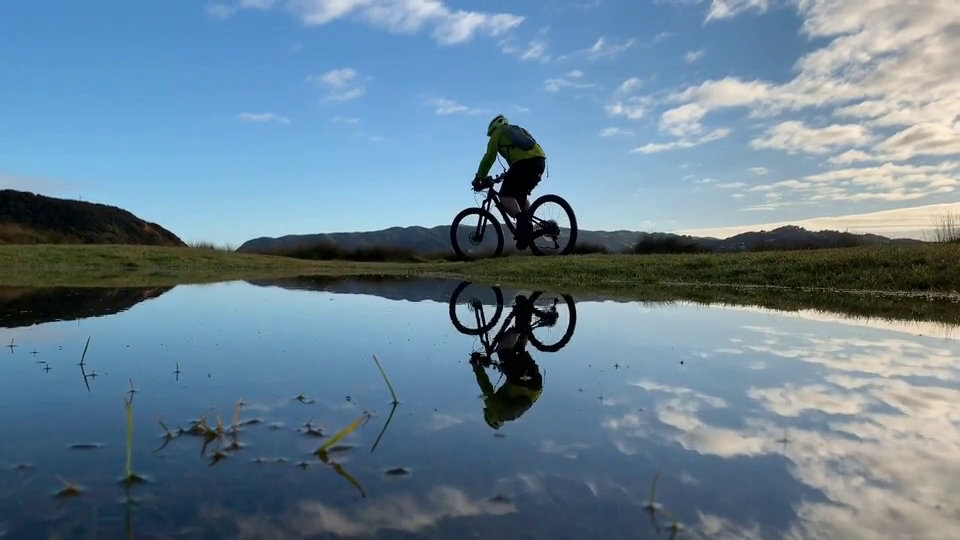
#> input picture frame 29 of Year3/Computer_Vision- Lab/Week6/cycling.mp4, 960 x 540 px
$ python L8Q3.py
#> lines starting #> are read from the running program, lines starting #| are printed output that depends on the picture
import cv2
import numpy as np

def klt_tracking(video_path):
    # Initialize video capture
#> called with video_path = 'cycling.mp4'
    cap = cv2.VideoCapture(video_path)

    # Read the first frame
    ret, first_frame = cap.read()
#> first_frame is the input picture: shape (540, 960, 3); mean B, G, R 148.7, 130.6, 105.2
    if not ret:
        print("Failed to read video.")
        return

    # Convert to grayscale
    old_gray = cv2.cvtColor(first_frame, cv2.COLOR_BGR2GRAY)
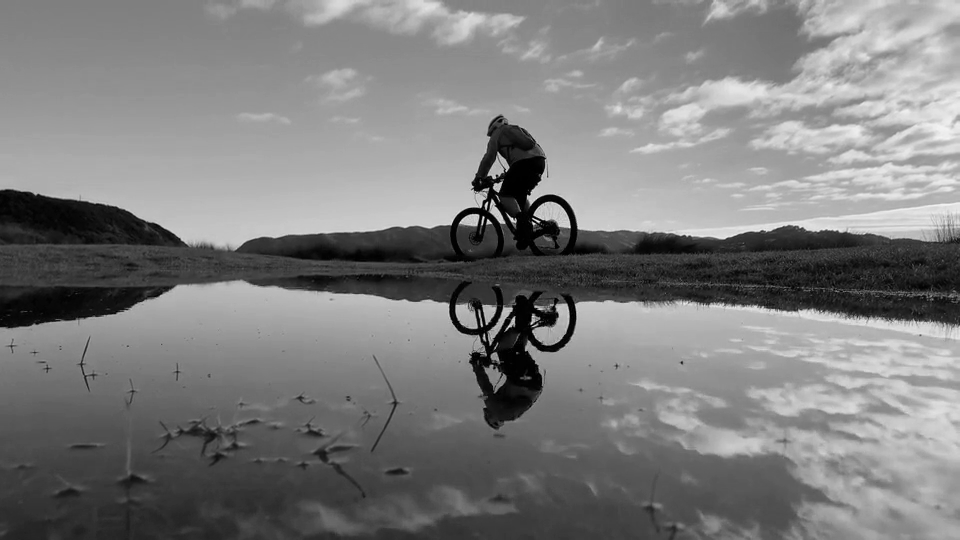
#> old_gray: shape (540, 960); min 0, max 244, mean 125

    # Detect good features to track
    feature_params = dict(maxCorners=100, qualityLevel=0.3, minDistance=7, blockSize=7)
    p0 = cv2.goodFeaturesToTrack(old_gray, mask=None, **feature_params)
#> p0 = 47 rows, first 8: [487, 221], [477, 216], [535, 214], [497, 191], [479, 205], [493, 177], [514, 220], [475, 326]

    # Create a mask for drawing
    mask = np.zeros_like(first_frame)

    while True:
        ret, frame = cap.read()
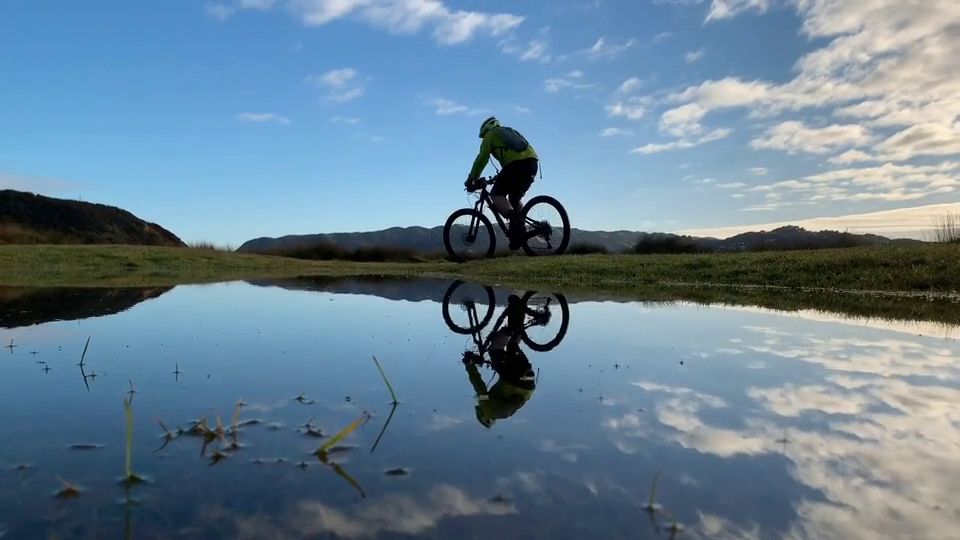
#> input picture frame 30 of Year3/Computer_Vision- Lab/Week6/cycling.mp4, 960 x 540 px
#> frame is the input picture: shape (540, 960, 3); mean B, G, R 148.9, 130.7, 105.4
        if not ret:
            break

        # Convert to grayscale
        new_gray = cv2.cvtColor(frame, cv2.COLOR_BGR2GRAY)
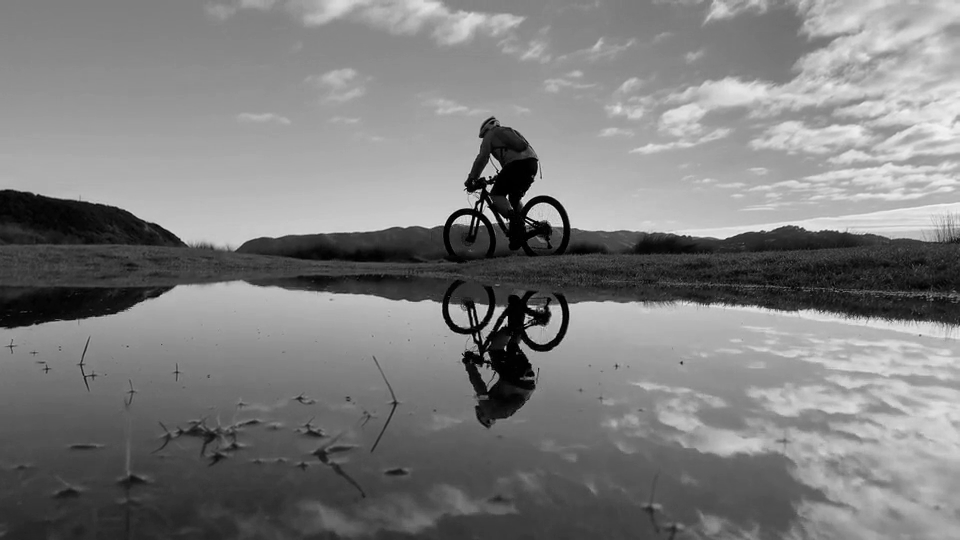
#> new_gray: shape (540, 960); min 0, max 244, mean 125.1

        # Calculate optical flow using Lucas-Kanade method
        p1, st, err = cv2.calcOpticalFlowPyrLK(old_gray, new_gray, p0, None)
#> p1 = 47 rows, first 8: [479.6, 222.1], [469.7, 216.7], [528, 214.8], [489.5, 192], [471.8, 205.9], [485.6, 178.5], [506.5, 220.4], [467.6, 325.2]; st = 47 values from 1 to 1; err = 47 values, max 18.16 at index 14, min 4.96 at index 42, mean 9.94

        # Select good points
        if p1 is not None and st is not None:
            good_new = p1[st.flatten() == 1]
#> good_new has the same summary as p1
            good_old = p0[st.flatten() == 1]
#> good_old has the same summary as p0

            # Draw the tracks
            for i, (new, old) in enumerate(zip(good_new, good_old)):
                a, b = new.ravel().astype(int)
                c, d = old.ravel().astype(int)
                mask = cv2.line(mask, (a, b), (c, d), (0, 255, 0), 2)
                frame = cv2.circle(frame, (a, b), 5, (0, 0, 255), -1)
#> this loop made 47 passes
#> (new, a, b, c, d) on passes 1 to 12: ([[479.6, 222.1]], 479, 222, 487, 221), ([[469.7, 216.7]], 469, 216, 477, 216), ([[528, 214.8]], 528, 214, 535, 214), ([[489.5, 192]], 489, 191, 497, 191), ([[471.8, 205.9]], 471, 205, 479, 205), ([[485.6, 178.5]], 485, 178, 493, 177), ([[506.5, 220.4]], 506, 220, 514, 220), ([[467.6, 325.2]], 467, 325, 475, 326), ([[478.8, 192.1]], 478, 192, 486, 191), ([[527, 329.2]], 527, 329, 534, 330), ([[521.4, 198.2]], 521, 198, 528, 197), ([[559.7, 227.5]], 559, 227, 567, 228)
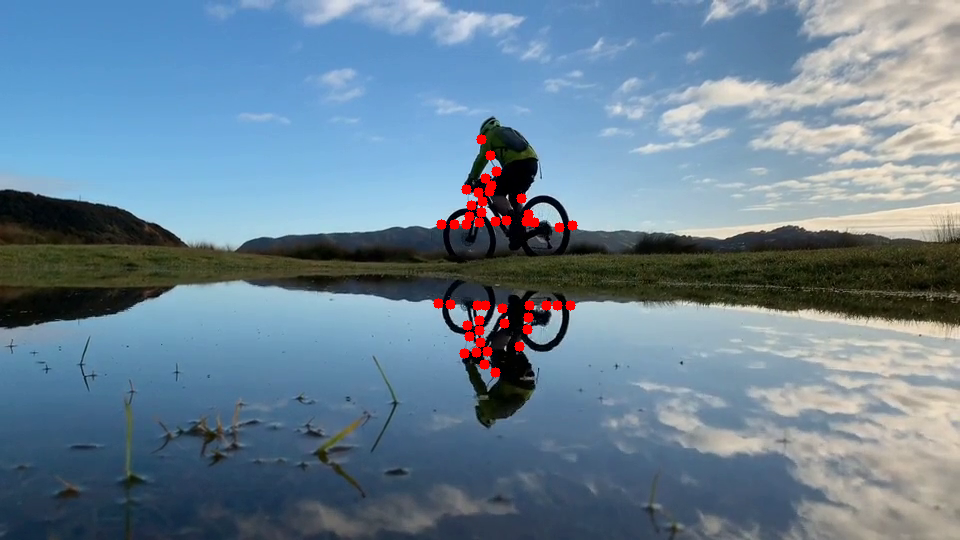
#> frame: shape (540, 960, 3); mean B, G, R 148.1, 129.9, 106.6
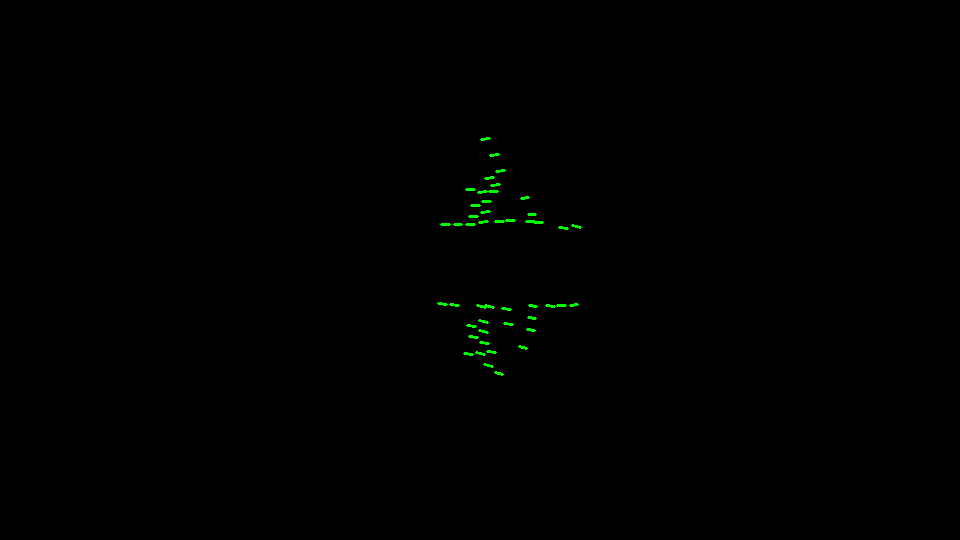
#> mask: shape (540, 960, 3); mean of channels 0, 1, 2 0, 0.6, 0; drawn as B, G, R

            img = cv2.add(frame, mask)
        else:
            img = frame  # Just show the current frame if no points found

        # Display the result
        cv2.imshow('KLT Feature Tracking', img)

        # Break the loop if 'q' is pressed
        if cv2.waitKey(30) & 0xFF == ord('q'):
#> (key q is pressed here)
            break

        # Update previous frame and points
        old_gray = new_gray.copy()
        p0 = good_new.reshape(-1, 1, 2) if good_new.size > 0 else p0

    cap.release()
    cv2.destroyAllWindows()

# Replace 'path_to_video.mp4' with your video file path
klt_tracking('cycling.mp4')

$ run again, starting later in the video
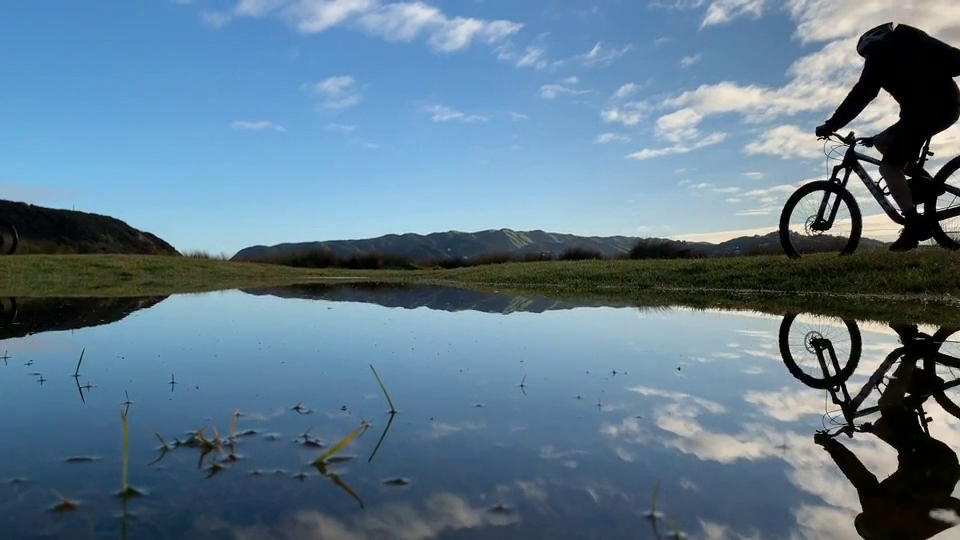
#> input picture frame 132 of Year3/Computer_Vision- Lab/Week6/cycling.mp4, 960 x 540 px
#> in klt_tracking, first_frame is the input picture: shape (540, 960, 3); mean B, G, R 142.4, 122.9, 96.1
#> p0 = 100 rows, first 8: [882, 189], [833, 194], [926, 414], [921, 211], [840, 180], [882, 89], [876, 183], [938, 209]
#> in klt_tracking, `new_gray = cv2.cvtColor(frame, cv2.COLOR_BGR2GRAY)`:
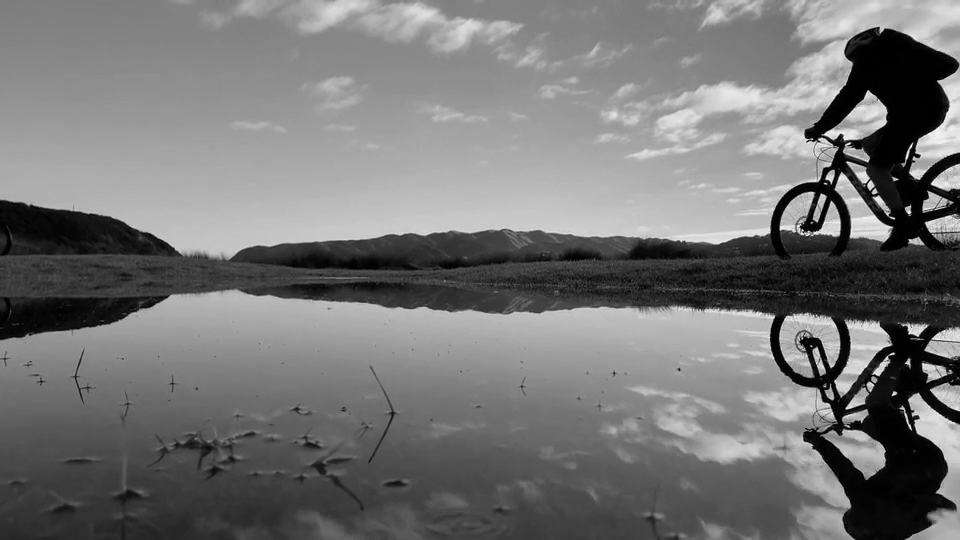
#> new_gray: shape (540, 960); min 0, max 255, mean 117.2
#> p1 = 100 rows, first 8: [870.2, 190.4], [822.6, 195.5], [913.2, 412], [908.9, 212.3], [829.4, 181.6], [868.4, 92.1], [864.1, 184.5], [924.6, 210.1]; st = 100 values from 1 to 1; err = 100 values, max 32.43 at index 72, min 3.21 at index 32, mean 13.25
#> good_new has the same summary as p1
#> good_old has the same summary as p0
#> the loop in klt_tracking, `for i, (new, old) in enumerate(zip(good_new, good_old)):` made 100 passes
#> (new, a, b, c, d) on passes 1 to 8: ([[870.2, 190.4]], 870, 190, 882, 189), ([[822.6, 195.5]], 822, 195, 833, 194), ([[913.2, 412]], 913, 412, 926, 414), ([[908.9, 212.3]], 908, 212, 921, 211), ([[829.4, 181.6]], 829, 181, 840, 180), ([[868.4, 92.1]], 868, 92, 882, 89), ([[864.1, 184.5]], 864, 184, 876, 183), ([[924.6, 210.1]], 924, 210, 938, 209)
#> after the loop in klt_tracking, `for i, (new, old) in enumerate(zip(good_new, good_old)):`:
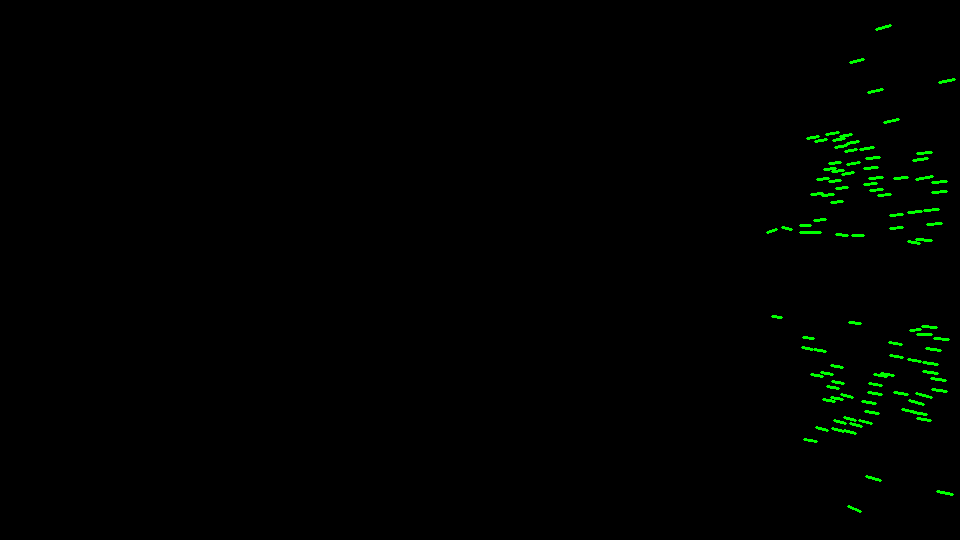
#> mask: shape (540, 960, 3); mean of channels 0, 1, 2 0, 2, 0; drawn as B, G, R
